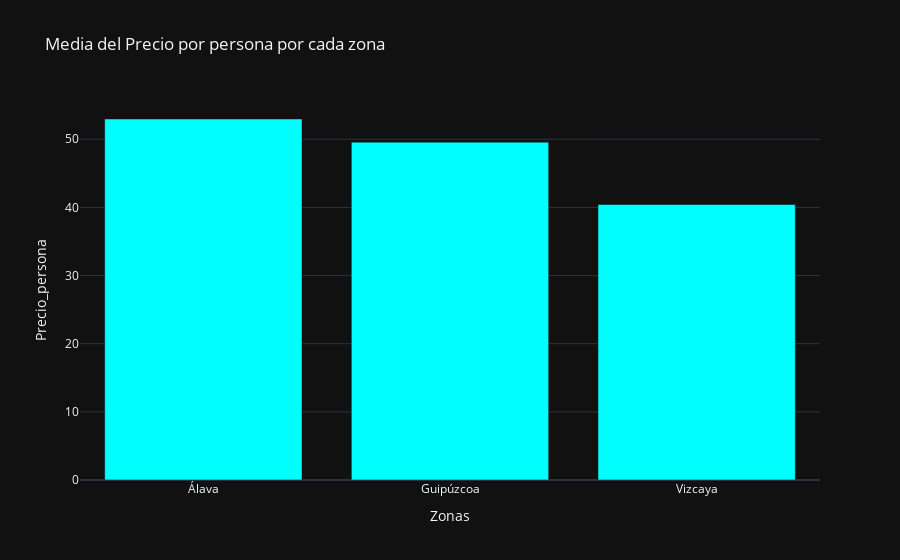

Notebook cell for this chart:
### Markdown cell above
### 8.8 Media de Precio por persona y por Zona

### Code cell
precio_medio_zona_persona = listing.groupby('Zonas')['Precio_persona'].mean().reset_index()

fig = px.bar(precio_medio_zona_persona.sort_values('Precio_persona', ascending=False),
                x='Zonas', y='Precio_persona', title='Media del Precio por persona por cada zona',
                template="plotly_dark", color_discrete_sequence=['cyan'])

fig.show()

### Figure 1 — Plotly figure (JSON) as saved in the notebook; plotly's stock layout.template omitted (floating-point values rounded to 4 significant figures)
{"data": [{"alignmentgroup": "True", "hovertemplate": "Zonas=%{x}<br>Precio_persona=%{y}<extra></extra>", "legendgroup": "", "marker": {"color": "cyan"}, "name": "", "offsetgroup": "", "orientation": "v", "showlegend": false, "textposition": "auto", "type": "bar", "x": ["Álava", "Guipúzcoa", "Vizcaya"], "xaxis": "x", "y": [52.98, 49.58, 40.43], "yaxis": "y"}], "layout": {"barmode": "relative", "legend": {"tracegroupgap": 0}, "title": {"text": "Media del Precio por persona por cada zona"}, "xaxis": {"anchor": "y", "domain": [0, 1], "title": {"text": "Zonas"}}, "yaxis": {"anchor": "x", "domain": [0, 1], "title": {"text": "Precio_persona"}}}}
